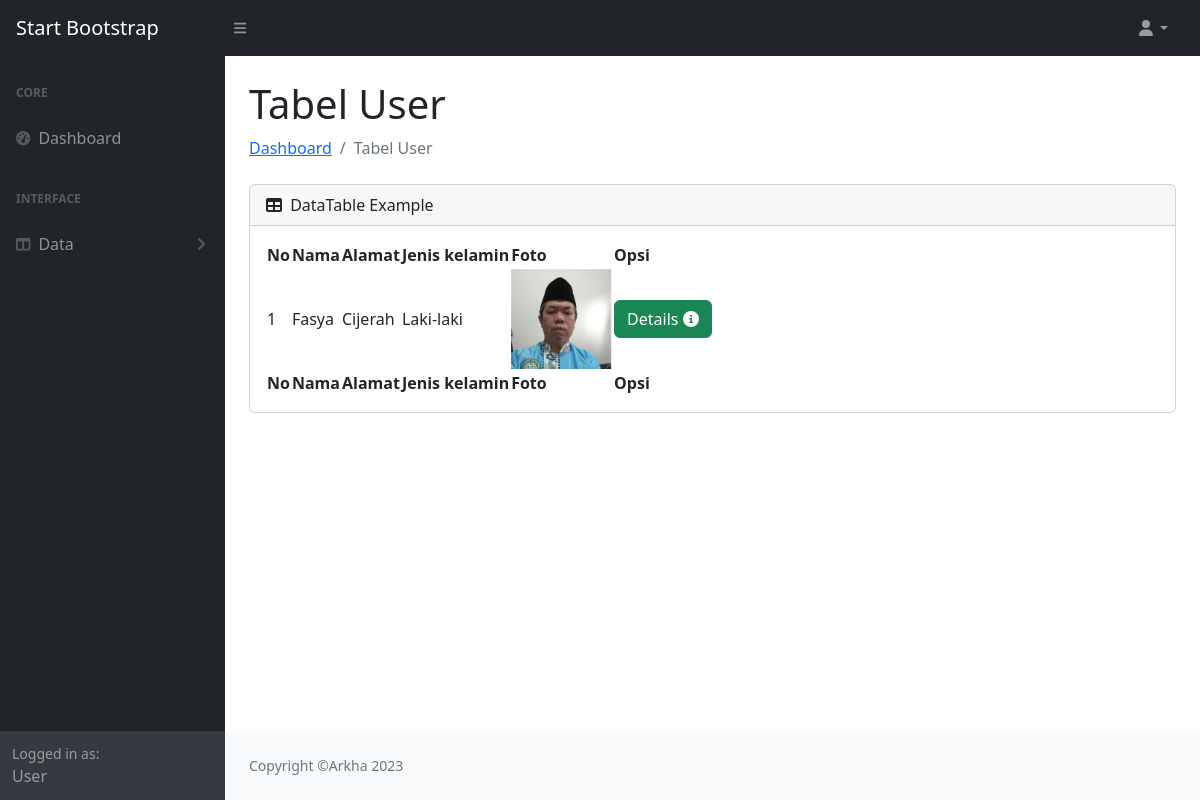
/operator/tabel_user.php, run on the app's committed database.
### tables this page shows
CREATE TABLE `data_user` (
  `id_user` int(11) NOT NULL,
  `nama` varchar(250) NOT NULL,
  `alamat` text NOT NULL,
  `jenis_kelamin` varchar(50) NOT NULL,
  `gambar` varchar(255) NOT NULL,
  `username` varchar(250) NOT NULL,
  `password` varchar(250) NOT NULL
);

### operator/tabel_user.php (the view, shortened to what this page needs)
<!DOCTYPE html>
<html lang="en">
<head>
</head>
<body>
<!DOCTYPE html>
<html lang="en">
    <head>
        <link href="https://cdn.jsdelivr.net/npm/simple-datatables@7.1.2/dist/style.min.css" rel="stylesheet" />
        <link href="../css/styles.css" rel="stylesheet" />
    </head>
    <body class="sb-nav-fixed">
        <nav class="sb-topnav navbar navbar-expand navbar-dark bg-dark">
            <a class="navbar-brand ps-3" href="index.php">Start Bootstrap</a>
            <button class="btn btn-link btn-sm order-1 order-lg-0 me-4 me-lg-0" id="sidebarToggle" href="#!"><i class="fas fa-bars"></i></button>
            <ul class="navbar-nav ms-auto ms-md-0 me-3 me-lg-4">
                <li class="nav-item dropdown">
                    <a class="nav-link dropdown-toggle" id="navbarDropdown" href="#" role="button" data-bs-toggle="dropdown" aria-expanded="false"><i class="fas fa-user fa-fw"></i></a>
                </li>
            </ul>
        </nav>
        <div id="layoutSidenav">
            <div id="layoutSidenav_nav">
                <nav class="sb-sidenav accordion sb-sidenav-dark" id="sidenavAccordion">
                    <div class="sb-sidenav-menu">
                        <div class="nav">
                            <div class="sb-sidenav-menu-heading">Core</div>
                            <a class="nav-link" href="index.php">
                                <div class="sb-nav-link-icon"><i class="fas fa-tachometer-alt"></i></div>
                                Dashboard
                            </a>
                            <div class="sb-sidenav-menu-heading">Interface</div>
                            <a class="nav-link collapsed" href="#" data-bs-toggle="collapse" data-bs-target="#collapseLayouts" aria-expanded="false" aria-controls="collapseLayouts">
                                <div class="sb-nav-link-icon"><i class="fas fa-columns"></i></div>
                                Data
                                <div class="sb-sidenav-collapse-arrow"><i class="fas fa-angle-down"></i></div>
                            </a>
                        </div>
                    </div>
                    <div class="sb-sidenav-footer">
                        <div class="small">Logged in as:</div>
                        User
                    </div>
                </nav>
            </div>
            <div id="layoutSidenav_content">
                <main>
                    <div class="container-fluid px-4">
                        <h1 class="mt-4">Tabel User</h1>
                        <ol class="breadcrumb mb-4">
                            <li class="breadcrumb-item"><a href="index.php">Dashboard</a></li>
                            <li class="breadcrumb-item active">Tabel User</li>
                        </ol>
                        <div class="card mb-4">
                            <div class="card-header">
                                <i class="fas fa-table me-1"></i>
                                DataTable Example
                            </div>
                            <div class="card-body">
                                <table id="datatablesSimple">
                                <thead>
                                <tr>
                                        <th>No</th>
                                        <th>Nama</th>
                                        <th>Alamat</th>
                                        <th>Jenis kelamin</th>
                                        <th>Foto</th>
                                        <th>Opsi</th>
                                    </tr>
                                </thead>
                                <tfoot>
                                    <tr>
                                        <th>No</th>
                                        <th>Nama</th>
                                        <th>Alamat</th>
                                        <th>Jenis kelamin</th>
                                        <th>Foto</th>
                                        <th>Opsi</th>
                                    </tr>
                                </tfoot>
                                <tbody>
                                    <?php
                                    include 'koneksi.php';
                                    $no = 1;
                                    $data = mysqli_query($koneksi, "select * from data_user");
                                    while ($d = mysqli_fetch_array($data)) {
                                        ?>
                                        <tr>
                                            <td>
                                                <?php echo $no++; ?>
                                            </td>
                                            <td>
                                                <?php echo $d['nama']; ?>
                                            </td>
                                            <td>
                                                <?php echo $d['alamat']; ?>
                                            </td>
                                            <td>
                                                <?php echo $d['jenis_kelamin']; ?>
                                            </td>
                                            <td>
                                                <img src="../user/gambar/<?php echo $d['gambar'] ?>"height="100">
                                            </td>
                                            <td>
                                                <a href="details.php?id_user=<?php echo $d['id_user'];?>" class="btn btn-success">Details <i class="fa fa-info-circle text-white"></i></a></button>
                                            </td>
                                        </tr>
                                        <?php
                                    }
                                    ?>
                                </table>
                            </div>
                        </div>
                    </div>
                </main>
                <footer class="py-4 bg-light mt-auto">
                    <div class="container-fluid px-4">
                        <div class="d-flex align-items-center justify-content-between small">
                            <div class="text-muted">Copyright &copy;Arkha 2023</div>
                        </div>
                    </div>
                </footer>
            </div>
        </div>
    </body>
</html>
</body>
</html>

### data on the page
data_user: nama "Fasya", alamat "Cijerah", jenis_kelamin "Laki-laki", gambar (picture)
